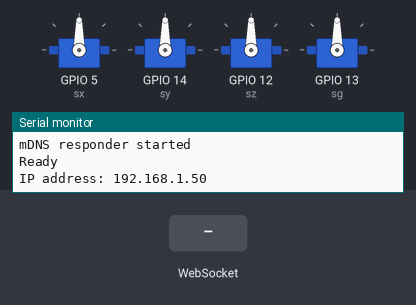
This sketch was run on a simulated ESP8266 (Wemos D1 mini). Parts: 4 × servo, the last lines printed to the serial monitor. The test bench sets the inputs (shaded band). WiFi joins after 1.5 s; servers stay silent unless stated.

Above: at 3.4 s.
3.5 s: WebSocket text "a" received
At 4.5 s:
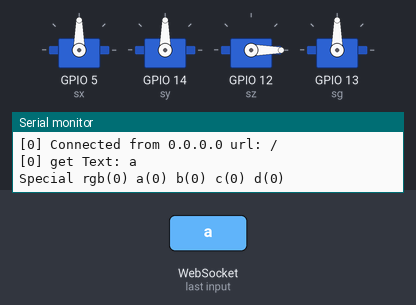
Timing chart, 0 to 6.5 s (numbered marks = the images above; inputs shaded):
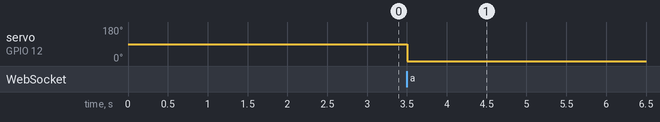

The sketch:

Esp_Arm_SG90.ino
```cpp
#include <Arduino.h>
#include <ESP8266WiFi.h>
#include <ESP8266WiFiMulti.h>
#include <WebSocketsServer.h>
#include <ESP8266WebServer.h>
#include <ESP8266mDNS.h>
#include <Hash.h>
#include "index.h"
//
ESP8266WiFiMulti WifiMulti;
//
ESP8266WebServer server(80);
WebSocketsServer webSocket = WebSocketsServer(81);
//
#include <Servo.h>
Servo sx,sy,sz,sg;
int sxo=90;
//
void servo(Servo s,int p, int v) {
//  s.attach(p);
// analogWrite(p, 25+(85*v));  /* Write duty cycle to pin */
// delay(15);
if (v==0) v=1;
  int d=8+(abs(sxo-v)*2);
  Serial.printf("Origem: %u \t Angle: %u \t Delay: %u\n",sxo,v,d);
  for (int t=0;t<3;t++){
  s.write(v);
  delay(d);
  }
  sxo=v;
//  s.writeMicroseconds(500+(v*((2400-500)/180)));
//  s.detach();
}
void webSocketEvent(uint8_t num, WStype_t type, uint8_t * payload, size_t length) {
    switch(type) {
        case WStype_DISCONNECTED:
            break;
        case WStype_CONNECTED: {
            IPAddress ip = webSocket.remoteIP(num);
            Serial.printf("[%u] Connected from %d.%d.%d.%d url: %s\n", num, ip[0], ip[1], ip[2], ip[3], payload);
            webSocket.sendTXT(num, "Connected");
        }   break;
        case WStype_TEXT:
            Serial.printf("[%u] get Text: %s\n", num, payload);
            uint32_t rgb = (uint32_t) strtoul((const char *) &payload[1], NULL, 16);
            if(payload[0] == 'X') {
                int val = map(((rgb >> 16) & 0xFF), 0, 180, 0, 180);
                servo(sx,5,val);
                Serial.printf("Servo X:%u\n", val);
            } else
            if(payload[0] == 'Y') {
                int val = map(((rgb >> 16) & 0xFF), 0, 180, 0, 180);
                servo(sy,14,val);
                Serial.printf("Servo Y:%u\n", val);
            } else
            if(payload[0] == 'Z') {
                int val = map(((rgb >> 16) & 0xFF), 0, 180, 0, 180);
                servo(sz,12,val);
                Serial.printf("Servo Z:%u\n", val);
            } else
            if(payload[0] == 'G') {
                int val = map(((rgb >> 16) & 0xFF), 0, 180, 0, 180);
                servo(sg,13,val);
                Serial.printf("Servo Z:%u\n", val);
            } else
            if(payload[0] == 'R') {
                Serial.printf("Servo Z position(%u)\n", sz.read());
            } else
            {
                int aa = ((rgb >>  0) & 0xFF);
                int bb = ((rgb >>  8) & 0xFF);
                int cc = ((rgb >> 16) & 0xFF);
                int dd = ((rgb >> 24) & 0xFF);
                Serial.printf("Special rgb(%u) a(%u) b(%u) c(%u) d(%u)\n", rgb, aa, bb, cc, dd);
                if(payload[0] == 'a') for(int x=aa;x<=bb;x+=cc){sz.write(x);delay(dd);}
                if(payload[0] == 'A') for(int x=bb;x>=aa;x-=cc){sz.write(x);delay(dd);}
            }
            break;
    }
}
//
void wifiSetup() {
  WifiMulti.addAP("SSID-1","PASS-1");
  WifiMulti.addAP("SSID-2","PASS-2");
  WifiMulti.addAP("SSID-3","PASS-3");
  Serial.println("Connecting ...");
  for (int i = 0; WifiMulti.run() != WL_CONNECTED; delay(500)) {
    Serial.printf("%u ",++i);
  }
  Serial.println('\n');
  Serial.printf("Connected to %s\n",WiFi.SSID().c_str()); // Tell us what network we're connected to
  Serial.printf("IP address:\t %s\n",WiFi.localIP().toString().c_str()); // Send the IP address of the ESP8266 to the computer
  if (!MDNS.begin("NodeMcu")) {             // Start the mDNS responder for esp8266.local
    Serial.println("Error setting up MDNS responder!");
  }
  Serial.println("mDNS responder started");
}
//
void setup() {
  Serial.begin(115200);
  sx.attach(5,450,2450);//13 wemos
//  sx.attach(5);//13 wemos
  sy.attach(14,1000,2000);//12
  sz.attach(12,1000,2000);//14
  sg.attach(13,1000,2000);//4
  for(int i=80;i<100;i++){
  servo(sx,5,i);
  }   servo(sx,5,90);
  Serial.printf("Servo x position(%u)\n", sx.read());
  Serial.printf("Servo y position(%u)\n", sy.read());
  Serial.printf("Servo z position(%u)\n", sz.read());
  Serial.printf("Servo g position(%u)\n", sg.read());
  wifiSetup();
  // start webSocket server
  webSocket.begin();
  webSocket.onEvent(webSocketEvent);
  // handle index
  server.on("/", []() {
     server.send(200, "text/html", MAIN_page); // index.h
     // server.send(200, "text/html", "<html><head><script> var connection = new WebSocket('ws://'+location.hostname+':81/', ['arduino']); connection.onopen = function () {      connection.send('Connect ' + new Date()); }; connection.onerror = function (error) {      console.log('WebSocket Error ', error); }; connection.onmessage = function (e) {      console.log('Server: ', e.data);    }; function sendServo(id,value) {      var s = id + parseInt(value).toString(16) +'0000';      console.log('SERVO: ' + s );   connection.send(s);   } </script> </head><body><center>ESP8266<br>WebSocket Arm Control SG90<br> <input id=\"X\" type=\"range\" min=\"0\" max=\"255\" step=\"1\" oninput=\"sendServo(this.id,this.value);\"><br> <input id=\"Y\" type=\"range\" min=\"0\" max=\"255\" step=\"1\" oninput=\"sendServo(this.id,this.value);\"><br> <input id=\"Z\" type=\"range\" min=\"0\" max=\"255\" step=\"1\" oninput=\"sendServo(this.id,this.value);\"><br> <input id=\"G\" type=\"range\" min=\"0\" max=\"255\" step=\"1\" oninput=\"sendServo(this.id,this.value);\"><br> </center></body></html>");
  });
  server.begin();
  // Add service to MDNS
  MDNS.addService("http", "tcp", 80);
  MDNS.addService("ws"  , "tcp", 81);
  //
  Serial.println("Ready");
  Serial.print("IP address: ");
  Serial.println(WiFi.localIP());
}
//
unsigned long t;
unsigned long last_10sec = 0;
unsigned int counter = 0;
//
void loop() {
    t = millis();
    webSocket.loop();
    server.handleClient();
    if((t - last_10sec) > 10 * 1000) {
        counter++;
        bool ping = (counter % 2);
        int i = webSocket.connectedClients(ping);
        Serial.printf("%d Connected websocket clients ping: %d\n", i, ping);
        last_10sec = millis();
    }
}
```

index.h
```cpp
const char MAIN_page[] PROGMEM = R"=====(
<html>
  <head>
    <script>
      var connection = new WebSocket("ws://" + location.hostname + ":81/", ["arduino"]);
      connection.onopen = function () {
        connection.send("Connect " + new Date());
      };
      connection.onerror = function (error) {
        console.log("WebSocket Error ", error);
      };
      connection.onmessage = function (e) {
        console.log("Server: ", e.data);
      };
      function sendServo(id, value) {
        var s = id + parseInt(value).toString(16) + "0000";
        console.log("SERVO: " + s);
        connection.send(s);
      }
    </script>
  </head>
  <body>
    <center>
      ESP8266<br />
      WebSocket Arm Control SG90<br />
      <input id="X" type="range" min="0" max="180" step="1" oninput="sendServo(this.id,this.value);"><br />
      <input id="Y" type="range" min="0" max="180" step="1" oninput="sendServo(this.id,this.value);"><br />
      <input id="Z" type="range" min="0" max="180" step="1" oninput="sendServo(this.id,this.value);"><br />
      <input id="G" type="range" min="0" max="180" step="1" oninput="sendServo(this.id,this.value);"><br />
    </center>
  </body>
</html>
)=====";
```

Measured:
- after the input at 3.5 s, servo on GPIO 12 (sz): 90° → 0° at once
